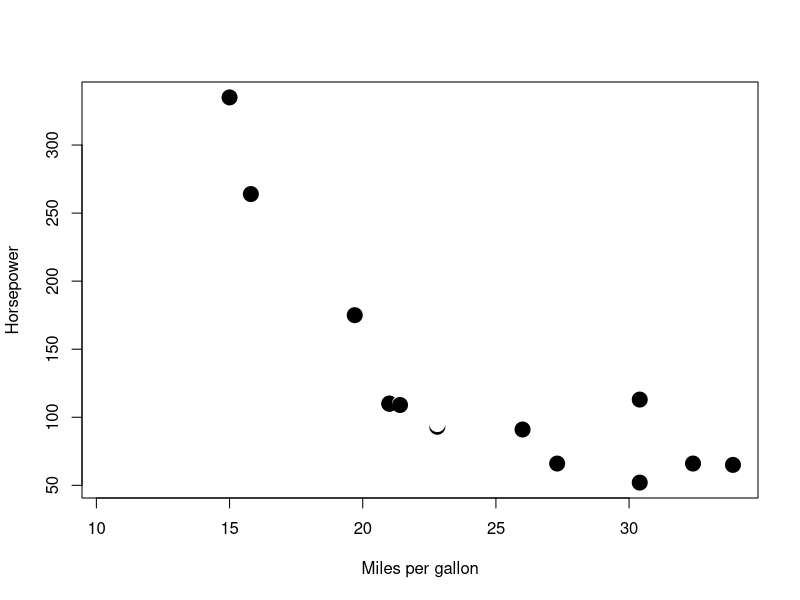
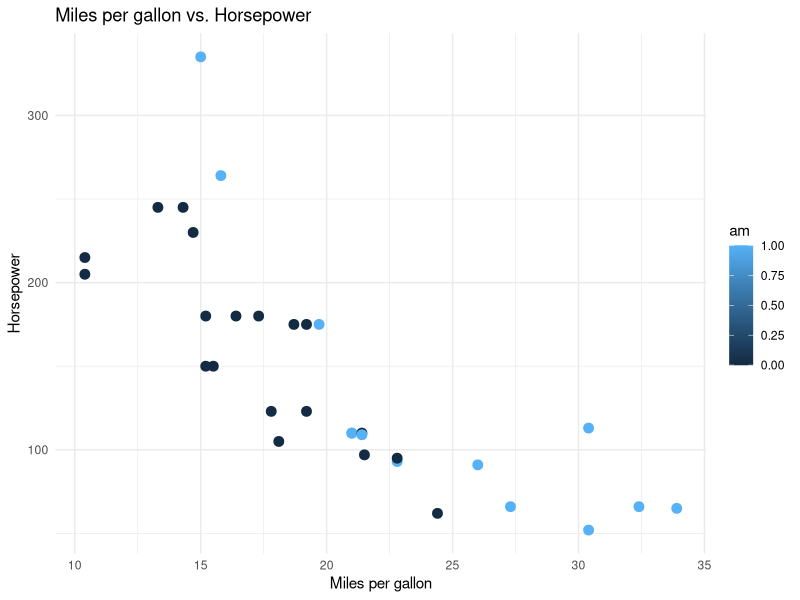

The R source for these figures, in order:
data <- mtcars
plot(data$mpg, data$hp, col = data$am,
     pch = 19, cex = 2, 
     xlab = "Miles per gallon", ylab = "Horsepower")

# required to install the ggplot2 package
library(ggplot2)
ggplot(data, aes(x = mpg, y = hp, color = am)) + 
  geom_point(size = 3) + 
  labs(title = "Miles per gallon vs. Horsepower",
       x = "Miles per gallon", y = "Horsepower") +
  theme_minimal()
